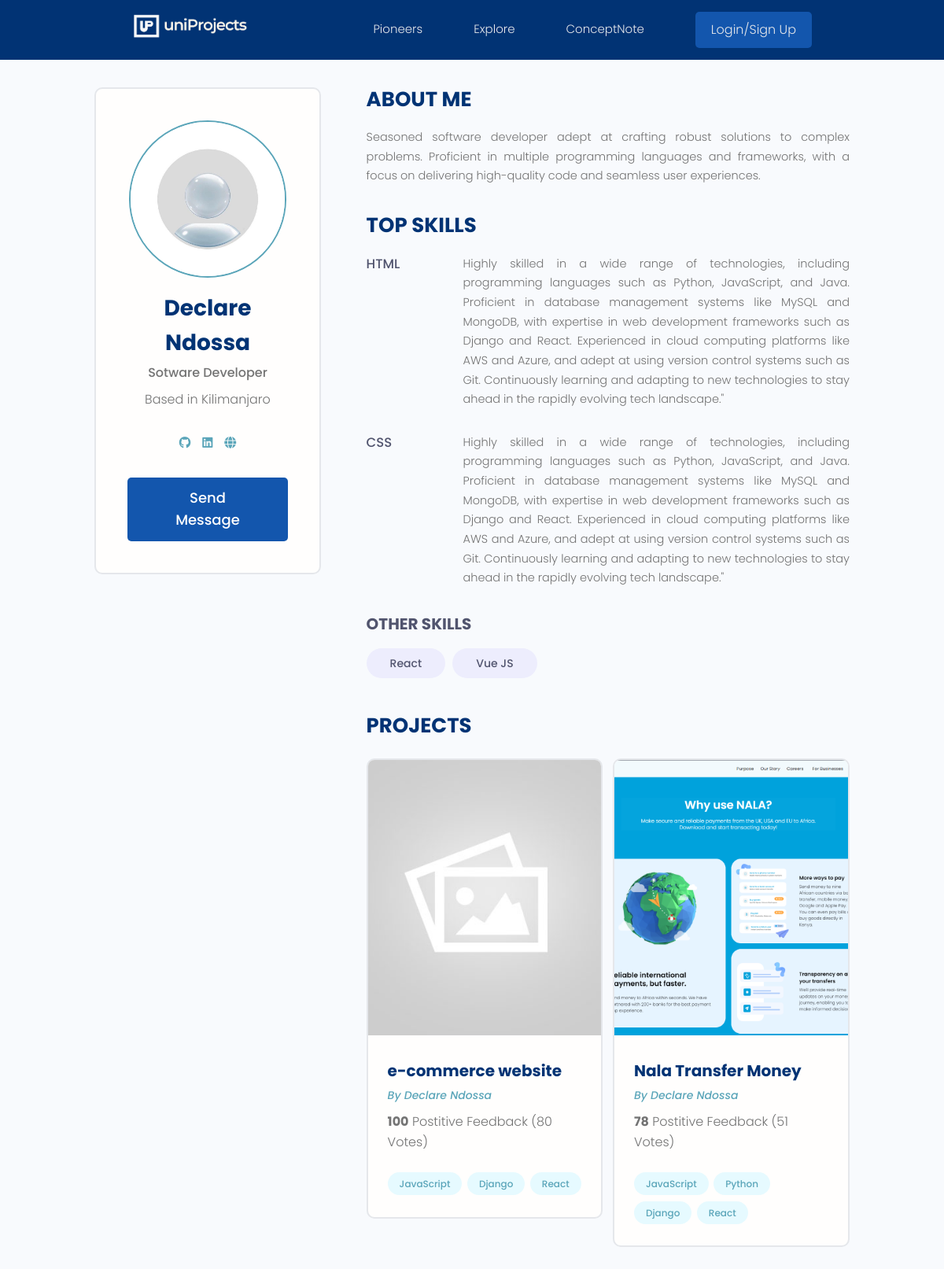
Page /users/profile/35247073-18d5-46e6-b17d-9c8243f1dfe3/ on the committed database.
### users/models.py (models this page shows, shortened)
class Profile(models.Model):
    user = models.OneToOneField(User, on_delete=models.CASCADE, null=True, blank=True)
    name = models.CharField(max_length=200, blank=True, null=True)
    email = models.EmailField(max_length=500, blank=True, null=True)
    username = models.CharField(max_length=200, blank=True, null=True)
    location = models.CharField(max_length=200, blank=True, null=True)
    short_intro = models.CharField(max_length=200, blank=True, null=True)
    bio = models.TextField(blank=True, null=True)
    profile_image = models.ImageField(null=True, blank=True, upload_to='profiles/', default="profiles/user.jpeg")
    social_github = models.CharField(max_length=200, blank=True, null=True)
    social_twitter = models.CharField(max_length=200, blank=True, null=True)
    social_linkedin = models.CharField(max_length=200, blank=True, null=True)
    social_youtube = models.CharField(max_length=200, blank=True, null=True)
    social_website = models.CharField(max_length=200, blank=True, null=True)
    created = models.DateTimeField(auto_now_add = True)
    id = models.UUIDField(default=uuid.uuid4, unique = True,
                          primary_key = True, editable = False)

class Skill(models.Model):
    owner = models.ForeignKey(Profile, on_delete=models.CASCADE, null=True, blank=True)
    name = models.CharField(max_length=200, blank=True, null=True)
    description = models.TextField(blank=True, null=True)
    created = models.DateTimeField(auto_now_add = True)
    id = models.UUIDField(default=uuid.uuid4, unique = True,
                          primary_key = True, editable = False)
    def __str__(self):
        return str(self.name)

### projects/models.py (models this page shows, shortened)
class Project(models.Model):
    owner = models.ForeignKey(Profile, null=True,blank=True, on_delete=models.CASCADE)
    title = models.CharField(max_length = 200)
    description = models.TextField(null = True, blank = True)
    featured_image = models.ImageField(null=True, blank=True, default="default.jpg")
    demo_link = models.CharField(max_length = 2000, null = True, blank = True)
    source_link = models.CharField(max_length = 2000, null = True, blank = True)
    tags = models.ManyToManyField('Tag', blank=True)
    vote_total = models.IntegerField(default=0,null=True, blank = True)
    vote_ratio = models.IntegerField(default=0,null=True, blank = True)
    created = models.DateTimeField(auto_now_add = True)
    id = models.UUIDField(default=uuid.uuid4, unique = True,
                          primary_key = True, editable = False)
    class Meta:
        ordering = ['-vote_ratio', '-vote_total', 'title']

class Tag(models.Model):
    name = models.CharField(max_length = 200)
    created = models.DateTimeField(auto_now_add = True)
    id = models.UUIDField(default=uuid.uuid4, unique = True,
                          primary_key = True, editable = False)
    def __str__(self):
        return self.name

### users/views.py (the view)
# urls.py: path('profile/<str:pk>/', views.userProfile, name="user-profile"),
def userProfile(request, pk):
    profile = Profile.objects.get(id=pk)
    topSkills = profile.skill_set.exclude(description__exact="")
    otherSkills = profile.skill_set.filter(description="")
    context = {
        'profile':profile,
        'topSkills':topSkills,
        'otherSkills':otherSkills,}
    return render(request, 'users/user-profile.html', context)

### users/templates/users/user-profile.html (shortened to what this page needs)
{% extends 'main.html' %}
{% block content %}
  <main class="profile my-md">
    <div class="container">
      <div class="layout">
        <div class="column column--1of3">
          <div class="card text-center">
            <div class="card__body dev">
              <img class="avatar avatar--xl" src="{{ profile.profile_image.url }}" />
              <h2 class="dev__name">{{profile.name}}</h2>
              <p class="dev__title">{{profile.short_intro}}</p>
              <p class="dev__location">Based in {{profile.location}}</p>
              <ul class="dev__social">
                {% if profile.social_github%}
                <li>
                  <a title="Github" href="{{ profile.social_github }}" target="_blank"><i class="fa-brands fa-github"></i></a>
                </li>
                {% endif %}
                {% if profile.social_linkedin%}
                <li>
                  <a title="LinkedIn" href="{{profile.social_linkedin}}" target="_blank"><i class="fa-brands fa-linkedin"></i></a>
                </li>
                {% endif %}
                {% if profile.social_website %}
                <li>
                  <a title="Personal Website" href="{{ profile.social_website }}" target="_blank"><i class="fa-solid fa-globe"></i></i></a>
                </li>
                {% endif %}
              </ul>
              {% if request.user.profile.id != profile.id %}
              <a href="{% url 'create-message' profile.id %}" class="btn btn--sub btn--lg">Send Message </a>
              {% endif %}
            </div>
          </div>
        </div>
        <div class="column column--2of3">
          <div class="devInfo">
            <h3 class="devInfo__title">About Me</h3>
            <p class="devInfo__about">{{ profile.bio }}</p>
          </div>
          <div class="devInfo">
            <h3 class="devInfo__title">Top Skills</h3>
            <div class="devInfo__skills">
            {% for skill in topSkills %}
              <div class="devSkill">
                <h4 class="devSkill__title">{{ skill.name }}</h4>
                <p class="devSkill__info">{{ skill.description }}</p>
              </div>
            {% endfor %}
              <h3 class="devInfo__subtitle">Other Skills</h3>
              <div class="devInfo__otherSkills">
                {% for skill in otherSkills %}
                <span class="tag tag--pill tag--sub tag--lg">
                  <small>{{skill}}</small>
                </span>
                {% endfor %}
              </div>
            </div>
          </div>
          <div class="devInfo">
            <h3 class="devInfo__title">Projects</h3>
            <div class="grid grid--two">
            {% for project in profile.project_set.all %}
              <div class="column">
                <div class="card project">
                  <a href="{% url 'project' project.id %}" class="project">
                    <img class="project__thumbnail" src="{{project.featured_image.url}}" alt="project thumbnail" />
                    <div class="card__body">
                      <h3 class="project__title">{{project.title}}</h3>
                      <p><a class="project__author" href="{% url 'user-profile' project.owner.id %}">By {{ project.owner.name }}</a></p>
                      <p class="project--rating">
                        <span style="font-weight: bold;">{{ project.vote_ratio }}</span> Postitive
                        Feedback ({{ project.vote_total }} Vote{{project.vote_total|pluralize:"s"}})
                      </p>
                      <div class="project__tags">
                        {% for tag in project.tags.all %}
                        <span class="tag tag--pill tag--main">
                            <small>{{tag}}</small>
                        </span>
                        {% endfor %}
                      </div>
                    </div>
                  </a>
                </div>
              </div>
              {% endfor %}
            </div>
          </div>
        </div>
      </div>
    </div>
  </main>
{% endblock %}

### static/styles/app.css (style rules this page uses)
:root { --color-sub: #013374; }
.btn--sub { background-color:#1356ad; }
.card { border: 2px solid var(--color-light); }
img { width: 100%; }
.profile .card > .dev { padding: 4rem; }
.dev__name { color: var(--color-sub); font-size: 2.8rem; font-weight: 700; margin-top: 1rem; margin-bottom: 0.5rem; }
.dev__title { font-size: 1.6rem; font-weight: 500; line-height: 1.3; }
.dev__location { margin-top: 1rem; }
.dev__social { margin: 3rem 0; list-style: none; display: flex; justify-content: center; gap: 1.5rem; }
.devInfo { margin-bottom: 3rem; }
.devInfo__title, .devInfo__subtitle { font-size: 2.6rem; color: var(--color-sub); text-transform: uppercase; font-weight: 700; margin-bottom: 1.5rem; }
.devInfo__subtitle { font-size: 2rem; color: var(--color-sub-light); }
.devInfo__about, .devSkill__info { font-size: 1.45rem; line-height: 1.7; text-align: justify; }
.devSkill { margin-bottom: 3rem; }
.devSkill__title { font-size: 1.65rem; font-weight: 500; color: var(--color-sub-light); }
@media screen and (min-width: 700px) { .devSkill { display: flex; justify-content: space-between; gap: 3rem; } }
@media screen and (min-width: 700px) { .devSkill__info { flex-basis: 80%; } }
.project__author { font-size: 1.4rem; font-style: italic; }
.project--rating { margin-bottom: 1.6em; margin-top: .5em; }
.project__thumbnail { height: 35rem; object-fit: cover; object-position: top center; }
.project__title { font-size: 2rem; font-weight: 700; color: var(--color-sub); }

### static/uikit/styles/modules/_variables.css (style rules this page uses)
:root { --color-main: #5aa5b9; --color-main-light: #e6faff; --color-sub: #3f4156; --color-sub-light: #51546e; --color-sub-lighter: #ededfd; --color-text: #737373; --color-gray: #8b8b8b; --color-light: #e5e7eb; --color-light-gray: #767676; --color-bg: #f8fafd; --color-white: #fffefd; --color-white-light: #f3f3f3; --color-success: #359e64; --color-success-bg: #def8e8; --color-error: #fc4b0b; --color-error-bg: #fff2ee; --font-base: 'Poppins', arial, helvetica, 'Segoe UI', roboto, ubuntu, sans-serif; --font-monospace: 'Fira Code', 'Courier New', courier, monospace; --font-regular: 300; --font-medium: 500; --font-bold: 700; --generic-shadow: 1px 1px 5px #00000010; --generic-transition: all 0.3s ease-in-out; }

### static/uikit/styles/modules/_base.css (style rules this page uses)
* { margin: 0; padding: 0; box-sizing: border-box; text-rendering: optimizeLegibility; color: inherit; font-size: inherit; }
html { font-size: 50%; }
@media only screen and (min-width: 480px) { html { font-size: 56.25%; } }
@media only screen and (min-width: 1200px) { html { font-size: 62.5%; } }
body { line-height: 1.6; font-weight: 400; font-size: 1.5rem; color: var(--color-text); background-color: var(--color-bg); min-height: 100vh; }

### static/uikit/styles/modules/_typography.css (style rules this page uses)
* { font-family: var(--font-base); }
h2 { font-size: 3.6rem; font-weight: var(--font-bold); }
h3 { font-size: 3.2rem; font-weight: var(--font-medium); }
h4 { font-size: 2.8rem; font-weight: var(--font-medium); }
p, span, strong { font-size: 1.6rem; color: var(--color-text); font-weight: var(--font-regular); }
a { padding-bottom: 2px; text-decoration: none; display: inline-block; color: var(--color-main); font-weight: var(--font-medium); }

### static/uikit/styles/modules/_utilities.css (style rules this page uses)
.container { width: 92%; max-width: 165rem; margin: 0 auto; box-sizing: border-box; }
@media screen and (min-width: 1000px) { .container { width: 90%; } }
@media screen and (min-width: 1200px) { .container { width: 80%; } }
.text-center { text-align: center; }
.my-md { margin: 3rem auto; }

### static/uikit/styles/modules/_avatar.css (style rules this page uses)
.avatar { border-radius: 50%; border: 2px solid var(--color-main); object-fit: cover; }
.avatar--xl { height: 20rem; width: 20rem; }

### static/uikit/styles/modules/_button.css (style rules this page uses)
.btn { display: inline-block; position: relative; cursor: pointer; background-color: var(--color-light); font-weight: var(--font-medium); color: var(--color-sub); text-decoration: none; padding: 1rem 2rem; border-radius: 0.5rem; border: none; width: -webkit-fit-content; width: -moz-fit-content; width: fit-content; height: -webkit-fit-content; height: -moz-fit-content; height: fit-content; font-size: 1.6rem; outline-width: 0; outline-color: transparent; -webkit-backface-visibility: hidden; backface-visibility: hidden; transition: all 0.3s ease-in-out; }
.btn--sub { background-color: var(--color-sub); color: var(--color-white); }
.btn--lg { font-size: 1.8rem; padding: 1.2rem 4.5rem; }

### static/uikit/styles/modules/_card.css (style rules this page uses)
.card { border-radius: 1rem; background-color: var(--color-white); border: 1.5px solid var(--color-light); width: auto; height: auto; margin-top: 0.5rem; margin-bottom: 0.5rem; overflow: hidden; }
.card__body, .card__header { padding: 2rem 2.5rem; }

### rows in the picture
Profile: profile_image (picture), name "Declare Ndossa", short_intro "Sotware Developer", location "Kilimanjaro", bio "Seasoned software developer adept at crafting robust solutions to complex problems. Proficient in multiple programming languages and frameworks, with a focus on delivering high-quality code and seamless user experiences."
Skill: name "HTML", description "Highly skilled in a wide range of technologies, including programming languages such as Python, JavaScript, and Java. Proficient in database management systems like MySQL and MongoDB, with expertise in web development frameworks such as Django and React. Experienced in cloud computing platforms like AWS and Azure, and adept at using version control systems such as Git. Continuously learning and adapting to new technologies to stay ahead in the rapidly evolving tech landscape.\""
Skill: name "CSS", description "Highly skilled in a wide range of technologies, including programming languages such as Python, JavaScript, and Java. Proficient in database management systems like MySQL and MongoDB, with expertise in web development frameworks such as Django and React. Experienced in cloud computing platforms like AWS and Azure, and adept at using version control systems such as Git. Continuously learning and adapting to new technologies to stay ahead in the rapidly evolving tech landscape.\""
Skill: name "React"
Skill: name "Vue JS"
Project: featured_image (placeholder picture), title "e-commerce website", owner.name "Declare Ndossa", vote_ratio "100", vote_total "80"
Tag: name "JavaScript"
Tag: name "Django"
Tag: name "React"
Project: featured_image (picture), title "Nala Transfer Money", owner.name "Declare Ndossa", vote_ratio "78", vote_total "51"
Tag: name "Python"
